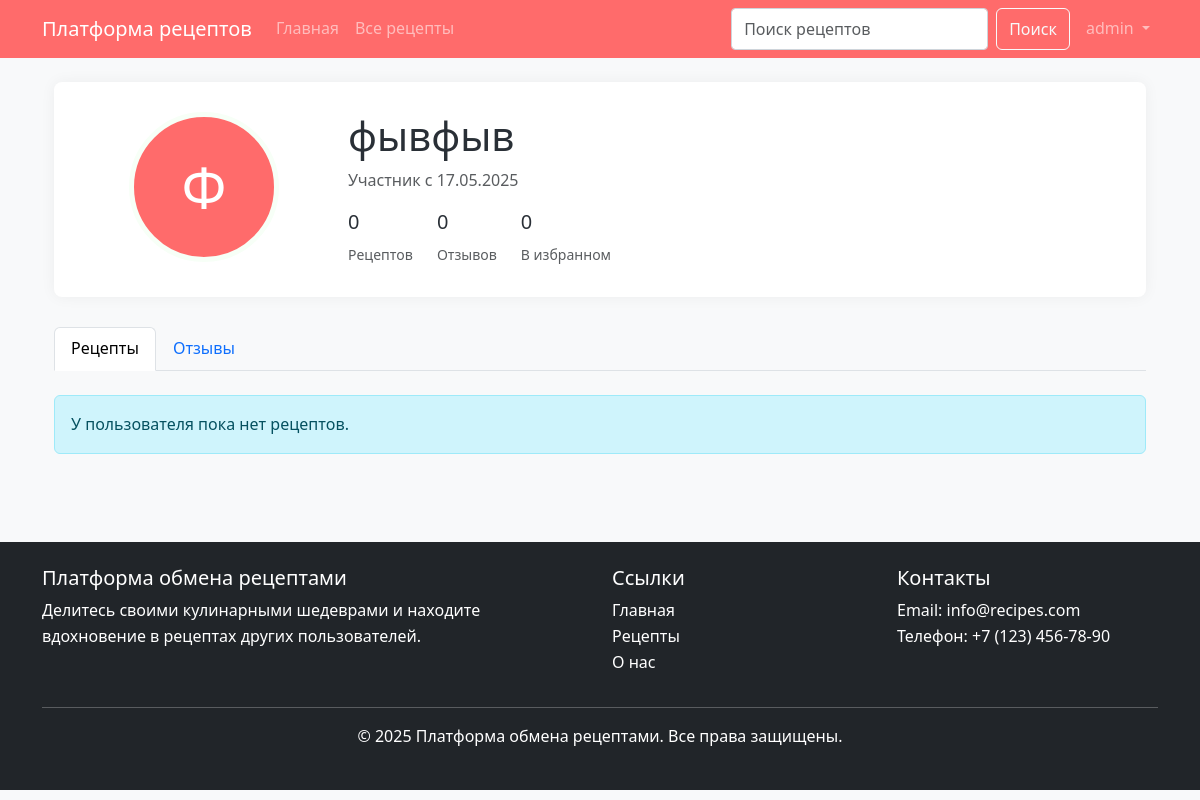
The app's page /users/2/ (signed in) with its own data.
### users/models.py (models this page shows)
class User(AbstractUser):
    bio = models.TextField(blank=True, verbose_name="О себе")
    profile_picture = models.ImageField(upload_to='profile_pictures/', blank=True, null=True, verbose_name="Фото профиля")
    registration_date = models.DateTimeField(auto_now_add=True, verbose_name="Дата регистрации")
    class Meta:
        verbose_name = "Пользователь"
        verbose_name_plural = "Пользователи"

### users/views_frontend.py (the view)
# urls.py: path('users/<int:pk>/', UserProfileView.as_view(), name='user_profile'),
class UserProfileView(LoginRequiredMixin, TemplateView):
    template_name = "users/profile.html"
    def get_context_data(self, **kwargs):
        context = super().get_context_data(**kwargs)
        user_id = self.kwargs.get("pk", self.request.user.id)
        context["user_profile"] = User.objects.get(id=user_id)
        context["user_recipes"] = (
            context["user_profile"].recipes.all().order_by("-created_at")
        )
        context["user_reviews"] = Review.objects.filter(
            user=context["user_profile"]
        ).order_by("-created_at")
        if user_id == self.request.user.id:
            context["user_favorites"] = Favorite.objects.filter(
                user=self.request.user
            ).order_by("-added_at")
        return context

### templates/users/profile.html (shortened to what this page needs)
{% extends 'base/base.html' %}
{% load static %}
{% block content %}
<div class="container">
    <div class="profile-header">
        <div class="row">
            <div class="col-md-3 text-center">
                {% if user_profile.profile_picture %}
                    <img src="{{ user_profile.profile_picture.url }}" class="profile-avatar" alt="{{ user_profile.username }}">
                {% else %}
                    <div class="profile-avatar bg-primary text-white d-flex align-items-center justify-content-center mx-auto">
                        <span class="display-4">{{ user_profile.username|first|upper }}</span>
                    </div>
                {% endif %}
            </div>
            <div class="col-md-9">
                <h1>{{ user_profile.username }}</h1>
                <p class="text-muted">Участник с {{ user_profile.registration_date|date:"d.m.Y" }}</p>
                <div class="d-flex">
                    <div class="me-4">
                        <h5>{{ user_profile.recipes.count }}</h5>
                        <small class="text-muted">Рецептов</small>
                    </div>
                    <div class="me-4">
                        <h5>{{ user_profile.reviews.count }}</h5>
                        <small class="text-muted">Отзывов</small>
                    </div>
                    <div>
                        <h5>{{ user_profile.favorites.count }}</h5>
                        <small class="text-muted">В избранном</small>
                    </div>
                </div>
            </div>
        </div>
    </div>
    <ul class="nav nav-tabs mb-4" id="profileTabs" role="tablist">
        <li class="nav-item" role="presentation">
            <button class="nav-link active" id="recipes-tab" data-bs-toggle="tab" data-bs-target="#recipes" type="button" role="tab" aria-controls="recipes" aria-selected="true">Рецепты</button>
        </li>
        <li class="nav-item" role="presentation">
            <button class="nav-link" id="reviews-tab" data-bs-toggle="tab" data-bs-target="#reviews" type="button" role="tab" aria-controls="reviews" aria-selected="false">Отзывы</button>
        </li>
    </ul>
    <div class="tab-content" id="profileTabsContent">
        <div class="tab-pane fade show active" id="recipes" role="tabpanel" aria-labelledby="recipes-tab">
            <div class="row">
                {% for recipe in user_recipes %}
                    <div class="col-md-4 mb-4">
                        <div class="card recipe-card h-100">
                            {% if recipe.image %}
                                <img src="{{ recipe.image.url }}" class="card-img-top" alt="{{ recipe.title }}">
                            {% else %}
                                <img src="{% static 'img/default-recipe.jpg' %}" class="card-img-top" alt="{{ recipe.title }}">
                            {% endif %}
                            <div class="card-body">
                                <h5 class="card-title">{{ recipe.title }}</h5>
                                <div class="recipe-meta mb-2">
                                    <span class="me-2"><i class="fas fa-clock"></i> {{ recipe.cooking_time }} мин.</span>
                                    <span class="me-2"><i class="fas fa-signal"></i> {{ recipe.get_difficulty_display }}</span>
                                    <span><i class="fas fa-star text-warning"></i> {{ recipe.average_rating|floatformat:1 }}</span>
                                </div>
                                <p class="card-text">{{ recipe.ingredients|truncatewords:10 }}</p>
                                <div class="d-flex justify-content-between align-items-center">
                                    <a href="/recipes/{{ recipe.id }}" class="btn btn-sm btn-primary">Подробнее</a>
                                    {% if user.id == user_profile.id %}
                                        <div class="dropdown">
                                            <button class="btn btn-sm btn-outline-secondary dropdown-toggle" type="button" id="dropdownMenuButton{{ recipe.id }}" data-bs-toggle="dropdown" aria-expanded="false">
                                                <i class="fas fa-ellipsis-v"></i>
                                            </button>
                                            <ul class="dropdown-menu" aria-labelledby="dropdownMenuButton{{ recipe.id }}">
                                                <li><a class="dropdown-item" href="/recipes/{{ recipe.id }}/edit">Редактировать</a></li>
                                                <li><a class="dropdown-item text-danger" href="/recipes/{{ recipe.id }}/delete">Удалить</a></li>
                                            </ul>
                                        </div>
                                    {% endif %}
                                </div>
                            </div>
                        </div>
                    </div>
                {% empty %}
                    <div class="col-12">
                        <div class="alert alert-info">
                            {% if user.id == user_profile.id %}
                                У вас пока нет рецептов. <a href="/recipes/create">Создайте свой первый рецепт!</a>
                            {% else %}
                                У пользователя пока нет рецептов.
                            {% endif %}
                        </div>
                    </div>
                {% endfor %}
            </div>
        </div>
    </div>
</div>
{% endblock %}

### templates/base/base.html (shortened to what this page needs)
{% load static %}
<!DOCTYPE html>
<html lang="ru">
<head>
    <link rel="stylesheet" href="https://cdn.jsdelivr.net/npm/bootstrap@5.3.0/dist/css/bootstrap.min.css">
    <link rel="stylesheet" href="{% static 'css/style.css' %}">
</head>
<body>
    <header class="navbar navbar-expand-lg navbar-dark bg-primary">
        <div class="container">
            <a class="navbar-brand" href="/">Платформа рецептов</a>
            <div class="collapse navbar-collapse" id="navbarNav">
                <ul class="navbar-nav me-auto">
                    <li class="nav-item">
                        <a class="nav-link" href="/">Главная</a>
                    </li>
                    <li class="nav-item">
                        <a class="nav-link" href="/recipes">Все рецепты</a>
                    </li>
                </ul>
                <div class="d-flex">
                    <form class="d-flex me-2" action="/recipes" method="get">
                        <input class="form-control me-2" type="search" name="search" placeholder="Поиск рецептов" aria-label="Search">
                        <button class="btn btn-outline-light" type="submit">Поиск</button>
                    </form>
                    <div class="navbar-nav">
                        {% if user.is_authenticated %}
                            <li class="nav-item dropdown">
                                <a class="nav-link dropdown-toggle" href="#" id="navbarDropdown" role="button" data-bs-toggle="dropdown" aria-expanded="false">
                                    {{ user.username }}
                                </a>
                            </li>
                        {% endif %}
                    </div>
                </div>
            </div>
        </div>
    </header>
    <main class="container py-4">
        {% block content %}{% endblock %}
    </main>
    <footer class="bg-dark text-white py-4 mt-5">
        <div class="container">
            <div class="row">
                <div class="col-md-6">
                    <h5>Платформа обмена рецептами</h5>
                    <p>Делитесь своими кулинарными шедеврами и находите вдохновение в рецептах других пользователей.</p>
                </div>
                <div class="col-md-3">
                    <h5>Ссылки</h5>
                    <ul class="list-unstyled">
                        <li><a href="/" class="text-white">Главная</a></li>
                        <li><a href="/recipes" class="text-white">Рецепты</a></li>
                        <li><a href="/about" class="text-white">О нас</a></li>
                    </ul>
                </div>
                <div class="col-md-3">
                    <h5>Контакты</h5>
                    <ul class="list-unstyled">
                        <li>Email: info@recipes.com</li>
                        <li>Телефон: +7 (123) 456-78-90</li>
                    </ul>
                </div>
            </div>
            <hr>
            <div class="text-center">
                <p>&copy; {% now "Y" %} Платформа обмена рецептами. Все права защищены.</p>
            </div>
        </div>
    </footer>
</body>
</html>

### static/css/style.css (style rules this page uses)
:root { --primary-color: #ff6b6b; --secondary-color: #4ecdc4; --dark-color: #292f36; --light-color: #f7fff7; --danger-color: #ff6b6b; --success-color: #6bff84; --warning-color: #ffd166; }
body { font-family: 'Segoe UI', Tahoma, Geneva, Verdana, sans-serif; line-height: 1.6; background-color: #f8f9fa; color: var(--dark-color); }
a { color: var(--primary-color); text-decoration: none; }
.bg-primary { background-color: var(--primary-color) !important; }
.profile-header { background-color: white; padding: 30px; border-radius: 8px; box-shadow: 0 0 15px rgba(0, 0, 0, 0.05); margin-bottom: 30px; }
.profile-avatar { width: 150px; height: 150px; object-fit: cover; border-radius: 50%; border: 5px solid var(--light-color); }
.form-control { width: 100%; padding: 0.375rem 0.75rem; font-size: 1rem; font-weight: 400; line-height: 1.5; color: #212529; background-color: #fff; background-clip: padding-box; border: 1px solid #ced4da; border-radius: 0.25rem; transition: border-color 0.15s ease-in-out, box-shadow 0.15s ease-in-out; }

### records on screen
User: username "admin"
User: username|first "Ф", username "фывфыв", registration_date "17.05.2025", recipes.count "0", reviews.count "0", favorites.count "0"
